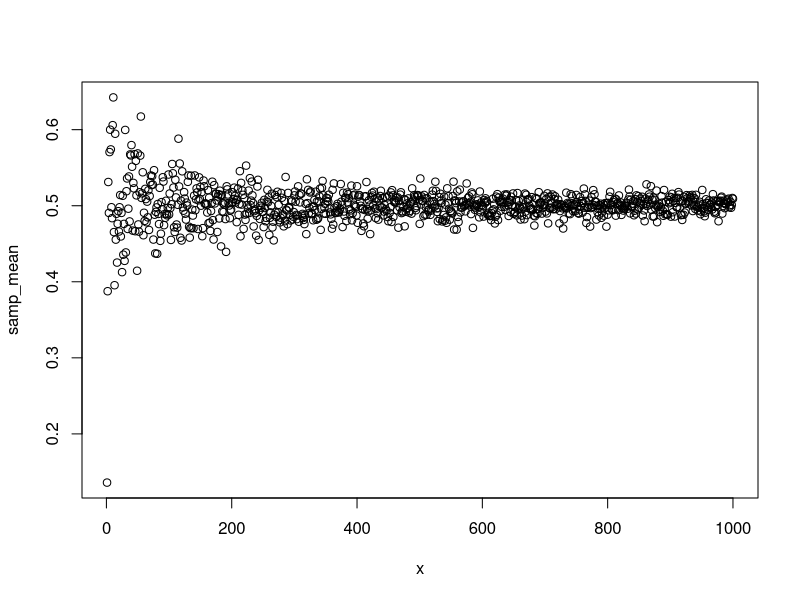
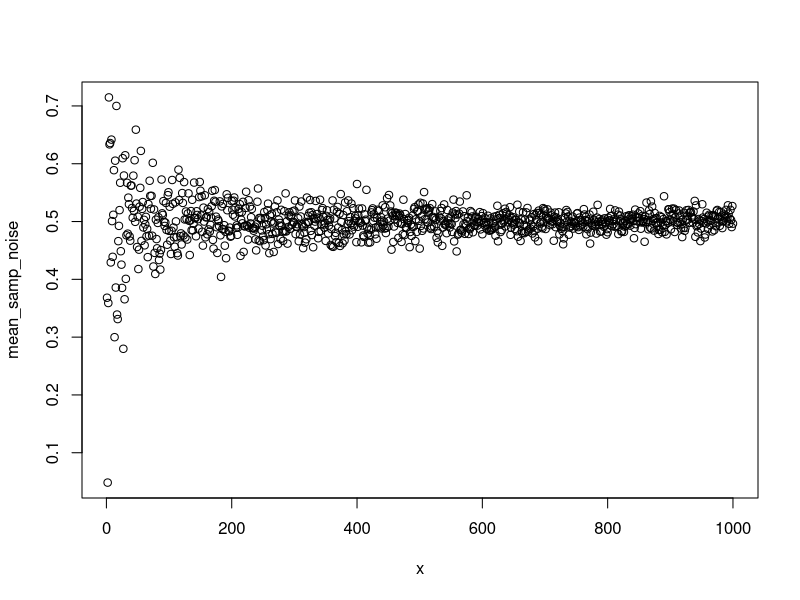

R code for these plots, in order:


#create 10x10 matrix with random values between 0 and 1


#sample from it n times 
#add noise to each sample
# compare true sample mean with noise sample mean

#create matrix with random values
r <- 1000
c <- 1000
m1 <- matrix(runif(r*c), r, c)

#sample the matrix n times without replacement
set.seed(1)

n <- 500
samp <- sample(m1,size=n,replace=FALSE)

#calculate means
true_mean <- mean(m1) #should be about .5
samp_mean <- mean(samp) 

#create some noise same length as samp
#then add to samp
#rnorm(n, mean = 0, sd = 1)
noise <- rnorm(length(samp),0,.15)

samp_noise <- samp + noise
mean_samp_noise <- mean(samp_noise)





# create a loop that increases the number of samples and evaluates how close they are to the true value
x <- c(1:1000)

idx <- 1

#preallocate matrices for storage
samp_noise <- matrix(NA,length(x),max(x))
samp_mean <- matrix(0,1,length(x))
mean_samp_noise <- matrix(0,1,length(x))

true_mean <- mean(m1) #should be about .5

for (n in x){
  samp <- sample(m1,size=n,replace=FALSE)

  #calculate means

  samp_mean[idx] <- mean(samp) 
  
  #create some noise same length as samp
  #then add to samp
  #rnorm(n, mean = 0, sd = 1)
  noise <- rnorm(length(samp),0,.3)
  

    samp_noise[idx,1:n] <- samp+noise
  
  
  mean_samp_noise[idx] <- mean(samp_noise[idx,1:n])
  
  idx <- idx+1
}

library(tidyverse)
library(readxl)
library(here)

plot(x,samp_mean)
  

plot(x,mean_samp_noise)


#the output is being classified as a value so must reclassify as data to plot
#mean_samp_noise <- as.data.frame(mean_samp_noise)

#ggplot needs to have columns/rows labeled 

#ggplot(data = mean_samp_noise, aes(x = c(10,50,100,200,400,500,1000),y= c(10,1000)))+
#  geom_line()
